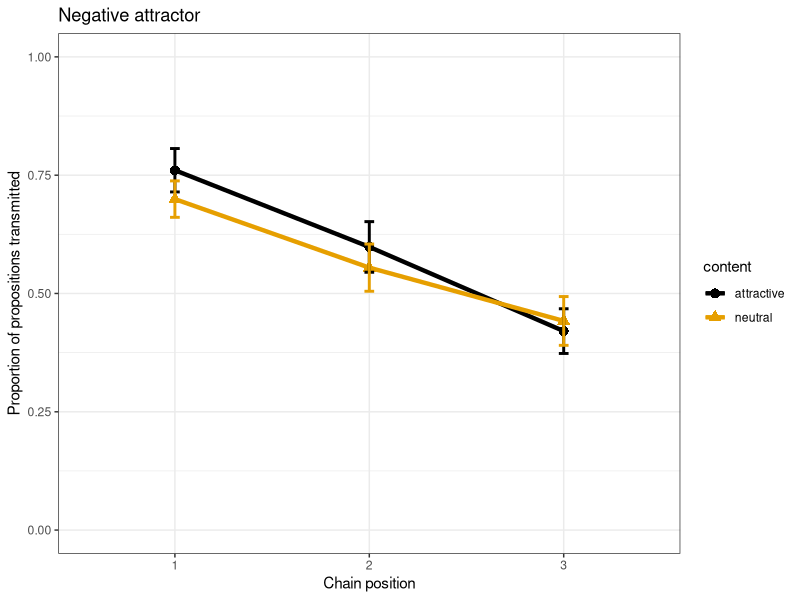
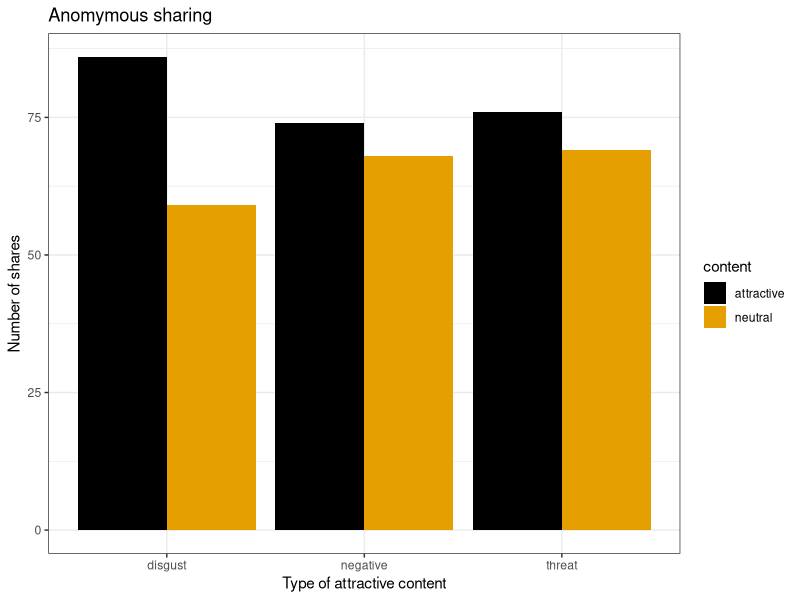

Source code (R) for these figures, in order:
## ---- chunk 1
knitr::opts_chunk$set(echo = TRUE)
## ---- chunk 2
library(tidyverse)
library(lme4) 
library(lmerTest) 

# data structure:
negative <- tibble(content = factor(rep(rep(c("attractive", "neutral"), each = 30), 3)), 
                   proportion = NA,
                   chain_position = factor(rep(1:3, each = 60)),
                   chain_ID = factor(rep(1:60, 3)))

# simulated data:
negative$proportion[1:60] <- rnorm(60, 0.8, .3)
negative$proportion[61:120] <- rnorm(60, 0.6, .3)
negative$proportion[121:180] <- rnorm(60, 0.4, .3)

# test with difference:
# negative <- negative %>%
#  mutate(proportion = replace(proportion, content=="attractive", proportion[content=="attractive"] + 0.1))

negative <- negative %>%
  mutate(proportion = replace(proportion, proportion > 1, 1)) %>%
  mutate(proportion = replace(proportion, proportion < 0, 0))

# palette friendly to colorblind people (https://jfly.uni-koeln.de/color/)
cbbPalette <- c("#000000", "#E69F00", "#56B4E9", "#009E73", "#F0E442", "#0072B2", "#D55E00", "#CC79A7")
# plot the proportion of sentence correctly retained:
negative %>%
  ggplot(aes(x = chain_position, y = proportion, colour = content)) + 
    stat_summary(fun = mean, geom = "line", size = 1.5, aes(group = content, colour = content)) +
    stat_summary(fun = mean, geom = "point", size = 3, aes(shape = content)) + 
    stat_summary(fun.data = mean_se, geom = "errorbar", width = 0.05, size = 1) + 
    theme_bw() + 
    ylim(0,1) +
    scale_colour_manual(values = cbbPalette) +
    labs(x = "Chain position", y = "Proportion of propositions transmitted", title = "Negative attractor") 
## ---- chunk 3
negative_model <- lmer(proportion ~ content + chain_position + (1|chain_ID), data = negative)
coef(summary(negative_model))
## ---- chunk 4
# data structure:
anonymous <- tibble(attractor = NA,
                    content = NA,
                    share = NA,
                    order_of_presentation = factor(rep(1:3, 300)),
                    participant_ID = factor(rep(1:300, each = 3)))

# simulated data:
# randomise content type for each participant:
anonymous$attractor <- as.vector(replicate(300, sample(c("negative", "threat", "disgust"))))
# randomise whether attractive or not:
anonymous$content <- sample(c("attractive","neutral"), replace = TRUE, size = 900)
# randomise participant choices:
anonymous$share <- factor(sample(c(0,1), replace = TRUE, size = 900))

# test with difference:
# for(i in sample(1:900, size = 500)){
#   if(anonymous$content[i] == "attractive"){
#     anonymous$share[i] <- 1
#   }
# }

# plot the number of time a content is shared
anonymous %>%
  filter(share == 1) %>%
  ggplot(aes(x = attractor, fill = content)) +
    geom_bar(position = "dodge") + 
    theme_bw() + 
    scale_fill_manual(values = cbbPalette) +
    labs(x = "Type of attractive content", y = "Number of shares", title = "Anomymous sharing") 
## ---- chunk 5
anonymous_negative <- anonymous %>%
  filter(attractor == "negative")
negative_model <- glmer(share ~  content + (1|participant_ID) + (1|order_of_presentation), family = binomial, data = anonymous_negative)
coef(summary(negative_model))
